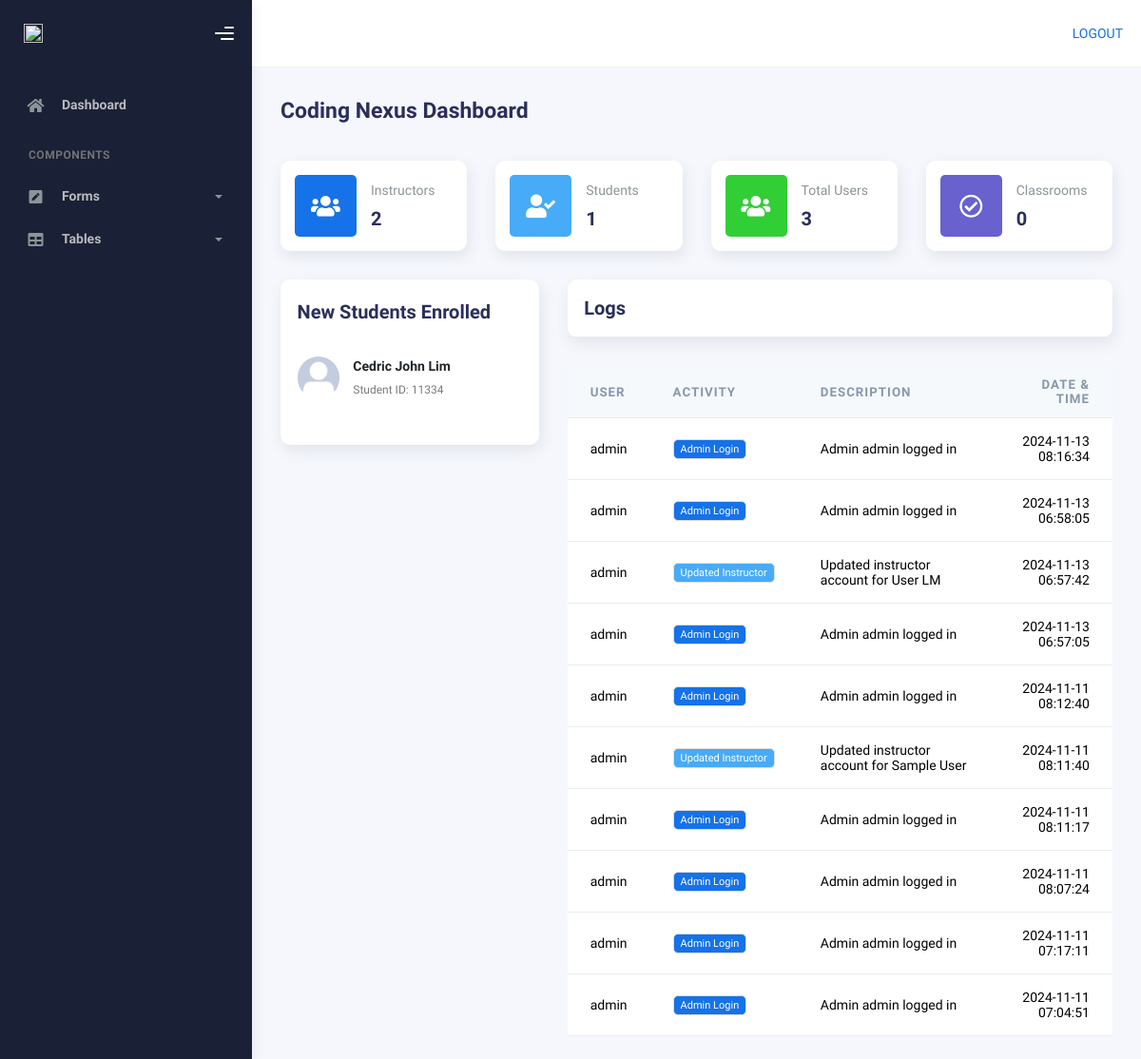
Before: /admin-page/ (signed in) with the older database file.
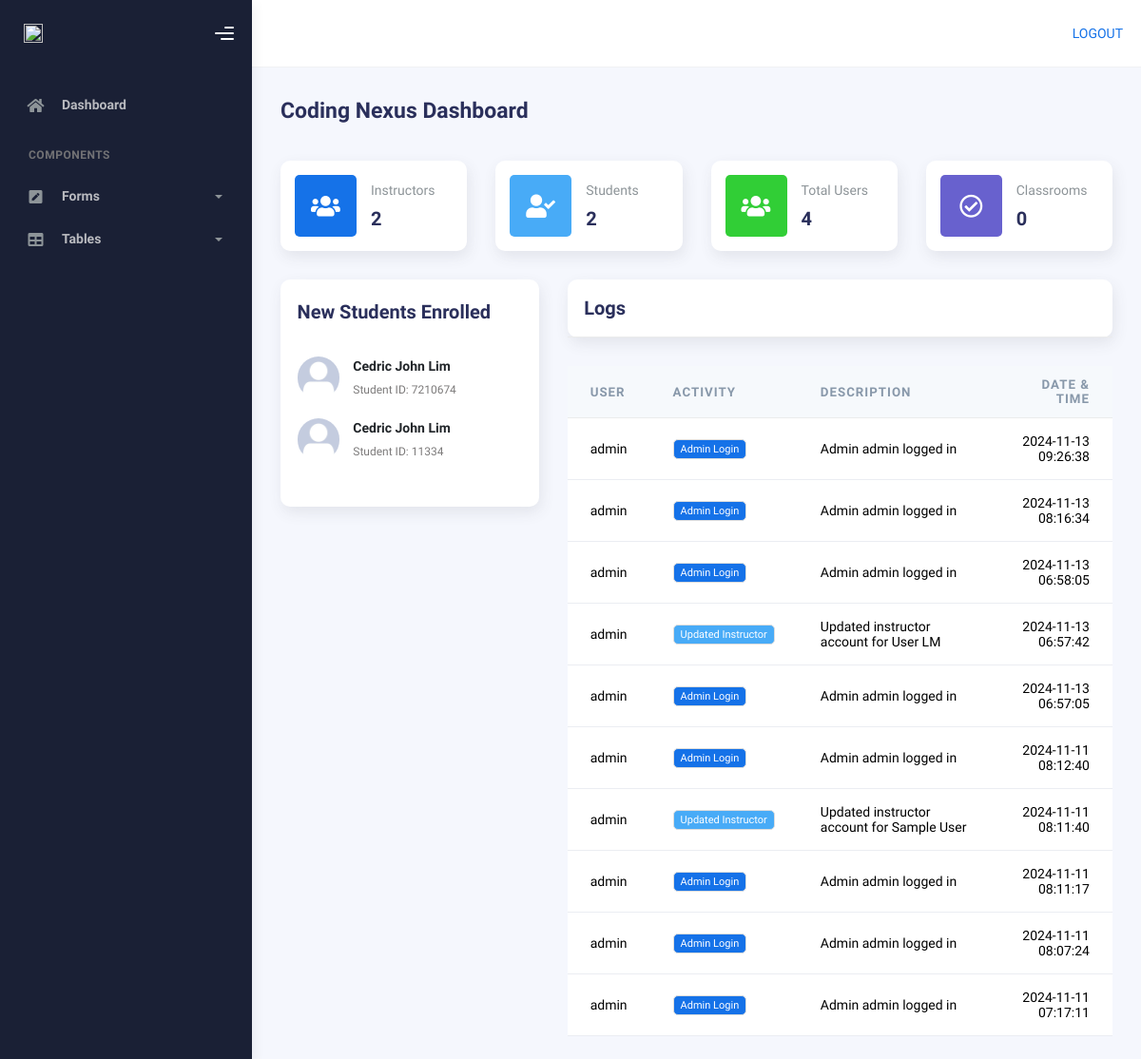
After: the same page with the newer database file.
### AppCodingNexus/models.py (models this page shows, shortened)
class UserProfile(models.Model):
    user = models.OneToOneField(User, on_delete=models.CASCADE)
    studentID = models.IntegerField(null=True, blank=True)
    display_photo = models.ImageField(upload_to='profile_pics/', default='default.jpg')
    firstname = models.CharField(max_length=50)
    lastname = models.CharField(max_length=50)
    birthday = models.DateField()
    gender = models.CharField(max_length=15, null=True, blank=True)
    role = models.CharField(max_length=20,choices=[('Student', 'Student'), ('Instructor', 'Instructor')], blank=True)
    bio = models.TextField(blank=True)
    is_deleted = models.BooleanField(default=False)
    deletion_requested = models.DateTimeField(null=True, blank=True)

class UserActivity(models.Model):
    user = models.ForeignKey(User, on_delete=models.CASCADE)
    activity_type = models.CharField(max_length=100)
    date = models.DateTimeField()
    description = models.TextField(blank=True, null=True)

### AppCodingNexus/views.py (the view)
# urls.py: path('admin-page/', views.admin_page, name='admin-page'),
@login_required(login_url='login')
def admin_page(request):
    if not request.user.is_staff:
        messages.error(request, "You don't have permission to access this page.")
        return redirect('home')
    counts = UserProfile.objects.values('role').annotate(count=Count('role')).order_by('role')
    instructor_count = next((item['count'] for item in counts if item['role'] == 'Instructor'), 0)
    student_count = next((item['count'] for item in counts if item['role'] == 'Student'), 0)
    total_users = instructor_count + student_count
    classroom_count = Classroom.objects.count()
    new_students = UserProfile.objects.filter(role='Student').order_by('-user__date_joined')[:5]
    recent_logs = UserActivity.objects.filter(
        user__is_staff=True,  # Only get logs created by admin users
        activity_type__in=[
            'admin_login',  # Added admin_login to the list
            'instructor_creation',
            'instructor_edit',
            'instructor_deletion',
            'student_account_edit',
            'student_deletion'
        ]
    ).select_related('user').order_by('-date')[:10]
    context = {
        'instructor_count': instructor_count,
        'student_count': student_count,
        'total_users': total_users,
        'classroom_count': classroom_count,
        'new_students': new_students,
        'recent_logs': recent_logs,
    }
    return render(request, 'admin_page/index.html', context)

### templates/admin_page/index.html (shortened to what the changed rows need)
{% extends "admin_page/base.html" %}
{% load static %}
{% block content %}
<div class="container">
          <div class="page-inner">
            <div class="row">
                <div class="col-sm-6 col-md-3">
                    <div class="card card-stats card-round">
                        <div class="card-body">
                            <div class="row align-items-center">
                                <div class="col col-stats ms-3 ms-sm-0">
                                    <div class="numbers">
                                        <p class="card-category">Students</p>
                                        <h4 class="card-title">
                                            {% if student_count > 0 %}
                                                {{ student_count }}
                                            {% else %}
                                                No Students
                                            {% endif %}
                                        </h4>
                                    </div>
                                </div>
                            </div>
                        </div>
                    </div>
                </div>
              <div class="col-sm-6 col-md-3">
                <div class="card card-stats card-round">
                  <div class="card-body">
                    <div class="row align-items-center">
                      <div class="col col-stats ms-3 ms-sm-0">
                        <div class="numbers">
                          <p class="card-category">Total Users</p>
                          <h4 class="card-title">
                                  {{ total_users }}
                          </h4>
                        </div>
                      </div>
                    </div>
                  </div>
                </div>
              </div>
            </div>
            <div class="row">
              <div class="col-md-4">
                <div class="card card-round">
                  <div class="card-body">
                    <div class="card-list py-4">
                      {% for student in new_students %}
                      <div class="item-list">
                        <div class="avatar">
                          {% if student.display_photo %}
                            <img src="{{ student.display_photo.url }}" alt="..." class="avatar-img rounded-circle"/>
                          {% else %}
                            <span class="avatar-title rounded-circle border border-white">{{ student.firstname|first }}{{ student.lastname|first }}</span>
                          {% endif %}
                        </div>
                        <div class="info-user ms-3">
                          <div class="username">{{ student.firstname }} {{ student.lastname }}</div>
                          <div class="status">Student ID: {{ student.studentID }}</div>
                        </div>
                      </div>
                      {% empty %}
                      <p>No new students enrolled.</p>
                      {% endfor %}
                    </div>
                  </div>
                </div>
              </div>
              <div class="col-md-8">
                  <div class="card-body p-0">
                    <div class="table-responsive">
                      <table class="table align-items-center mb-0">
                        <thead class="thead-light">
                          <tr>
                            <th scope="col">User</th>
                            <th scope="col">Activity</th>
                            <th scope="col">Description</th>
                            <th scope="col" class="text-end">Date & Time</th>
                          </tr>
                        </thead>
                        <tbody>
                          {% for log in recent_logs %}
                          <tr>
                            <td>{{ log.user.username }}</td>
                            <td>
                              {% if log.activity_type == 'admin_login' %}
                                  <span class="badge bg-primary">Admin Login</span>
                              {% elif log.activity_type == 'instructor_creation' %}
                                  <span class="badge bg-success">Created Instructor</span>
                              {% elif log.activity_type == 'instructor_edit' %}
                                  <span class="badge bg-info">Updated Instructor</span>
                              {% elif log.activity_type == 'instructor_deletion' %}
                                  <span class="badge bg-danger">Deleted Instructor</span>
                              {% elif log.activity_type == 'student_account_edit' %}
                                  <span class="badge bg-warning">Updated Student</span>
                              {% elif log.activity_type == 'student_deletion' %}
                                  <span class="badge bg-danger">Deleted Student</span>
                              {% else %}
                                  <span class="badge bg-secondary">{{ log.activity_type }}</span>
                              {% endif %}
                            </td>
                            <td>{{ log.description }}</td>
                            <td class="text-end">{{ log.date|date:"Y-m-d H:i:s" }}</td>
                          </tr>
                          {% empty %}
                          <tr>
                            <td colspan="4" class="text-center">No recent activity</td>
                          </tr>
                          {% endfor %}
                        </tbody>
                      </table>
                    </div>
                  </div>
                </div>
              </div>
            </div>
          </div>
        </div>
      </div>
    {% endblock %}

Changed rows visible on the page:
no longer on this page (row unchanged): UserActivity: user.username "admin", activity_type "Admin Login", description "Admin admin logged in", date "2024-11-11 07:04:51"
added UserProfile: display_photo (placeholder picture), firstname "Cedric John", lastname "Lim", studentID "7210674"
added UserActivity: user.username "admin", activity_type "Admin Login", description "Admin admin logged in", date "2024-11-13 09:26:38"
Other visible differences:
{{ student_count }}: "1" → "2"
{{ total_users }}: "3" → "4"
